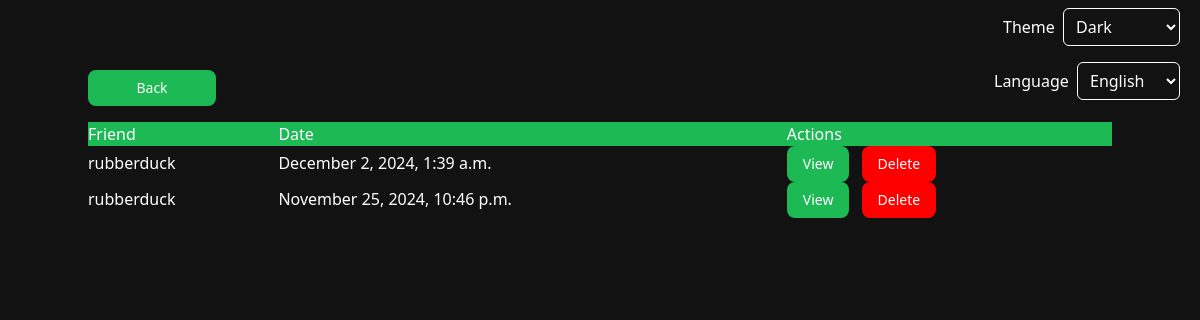
/past_duo_wrappeds/ (signed in), run on the app's committed database.
### app/models.py (models this page shows, shortened)
class DuoWrapped(models.Model):
    user = models.ForeignKey(User, related_name='duo_wrapped_user', on_delete=models.CASCADE)
    friend = models.ForeignKey(User, related_name='duo_wrapped_friend', on_delete=models.CASCADE)
    data = models.JSONField()  # Store artists, tracks, and other duo-specific data
    date_created = models.DateTimeField(default=timezone.now)

### app/views.py (the view)
# urls.py: path('past_duo_wrappeds/', views.view_past_duo_wrappeds, name='past_duo_wrappeds'),
@login_required
def view_past_duo_wrappeds(request):
    past_duos = DuoWrapped.objects.filter(user=request.user).order_by('-date_created')
    context = {
        'past_duos': past_duos,
    }
    return render(request, 'past_duo_wrappeds.html', context)

### templates/past_duo_wrappeds.html (shortened to what this page needs)
{% extends "_base.html" %}
{% load i18n %}
{% load compress %}
{% load static %}
{% block content %}
    <a href="{% url 'profile' %}" class="flex-1">
        <button class="flex flex-col items-center justify-center w-32 focus:outline-none text-text bg-accent font-medium rounded-lg text-sm px-4 py-2">
            <p class="text-center">{% trans "Back" %}</p>
        </button>
    </a>
    {% if past_duos %}
    <div class="table w-full mt-4">
        <div class="table-header-group bg-accent">
            <div class="table-row text-text pl-2">
                <div class="table-cell text-left">{% trans "Friend" %}</div>
                <div class="table-cell text-left">{% trans "Date" %}</div>
                <div class="table-cell text-left">{% trans "Actions" %}</div>
            </div>
        </div>
        <div class="table-row-group">
        {% for duo in past_duos %}
            <div class="text-text table-row text-left py-2.5">
                <div class="table-cell">
                    <p class="text-text">{{ duo.friend.username }}</p>
                </div>
                <div class="table-cell">
                    <p class="text-text">{{ duo.date_created|date:"F j, Y, g:i a" }}</p>
                </div>
                <div class="table-cell flex items-center space-x-2">
                    <a href="{% url 'view_duo_wrapped_detail' duo.id duo.friend.id %}">
                        <button class="text-text bg-green font-medium rounded-lg text-sm px-4 py-2">
                            {% trans "View" %}
                        </button>
                    </a>
                    <a href="{% url 'delete_duo_wrapped' duo.id %}">
                        <button class="text-text font-medium rounded-lg text-sm px-4 py-2" style="background-color: red">
                            {% trans "Delete" %}
                        </button>
                    </a>
                </div>
            </div>
        {% endfor %}
        </div>
    </div>
    {% else %}
        <span class="text-text bg-accent">{% trans "You have no past duo wrappeds." %}</span>
    {% endif %}
{% endblock content %}

### data on the page
DuoWrapped: friend.username "rubberduck", date_created "December 2, 2024, 1:39 a.m."
DuoWrapped: friend.username "rubberduck", date_created "November 25, 2024, 10:46 p.m."

### other printed values
form field value "English"
